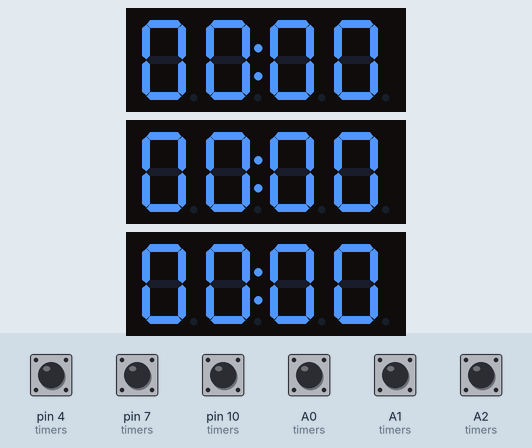
A sketch run on a simulated Arduino Uno, built with avr-gcc and run on an emulated ATmega328P. Parts: 3 × 4-digit seven-segment display. The test bench sets the inputs (shaded band); at power-on: A0 (timers), A1 (timers), A2 (timers), pin 4 (timers), pin 7 (timers), pin 10 (timers) HIGH.

Above: at 1.2 s.
1.3 s: pin 4 (timers) pulled LOW for 0.15 s
At 3.3 s:
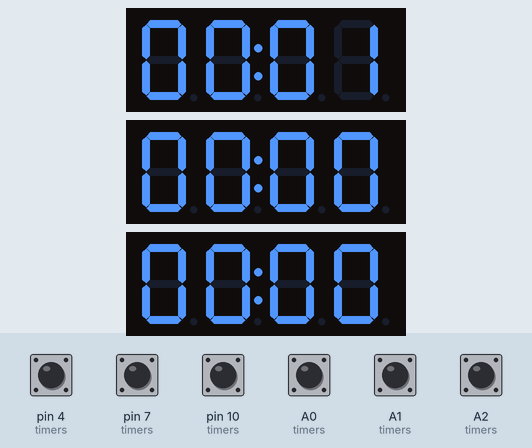
4.4 s: pin 7 (timers) pulled LOW for 0.15 s
At 6.3 s:
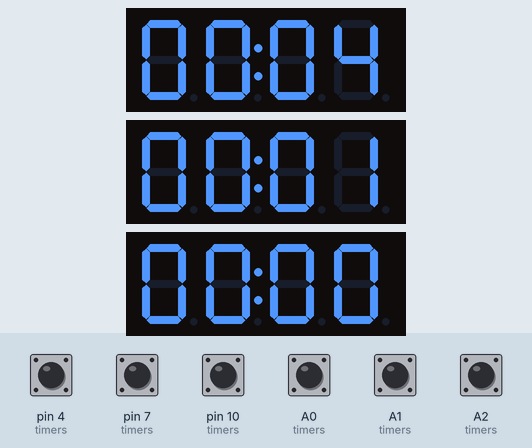
7.5 s: A1 (timers) pulled LOW for 0.15 s
At 8.8 s:
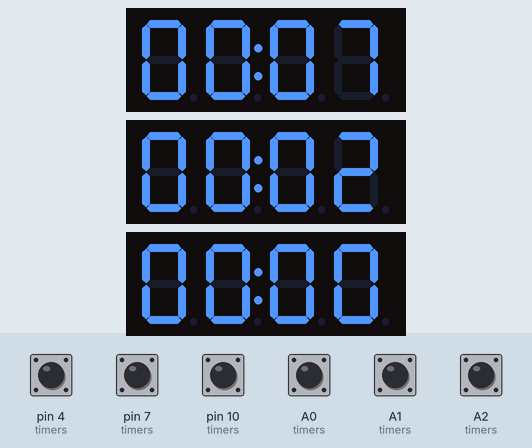
10.6 s: pin 10 (timers) pulled LOW for 0.15 s
At 12.3 s:
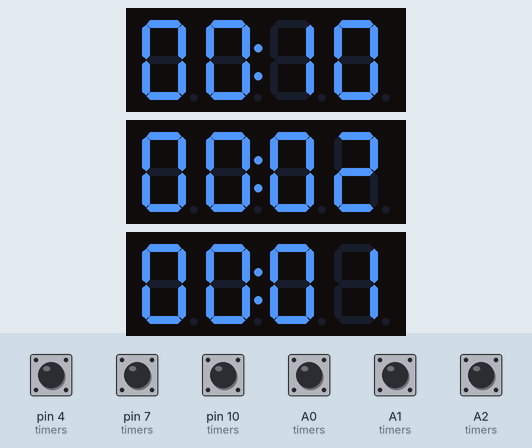
13.7 s: A0 (timers) pulled LOW for 0.15 s
At 15.6 s:
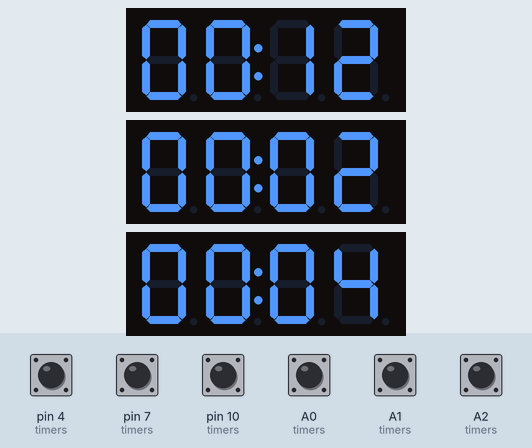
16.8 s: pin 4 (timers) pulled LOW for 1 s
At 18.5 s:
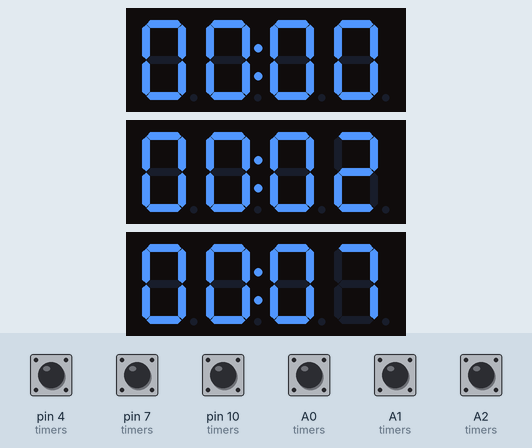
Timing chart, 0 to 20.0 s (numbered marks = the images above; inputs shaded):
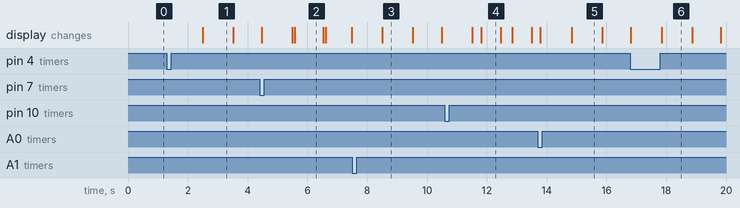

Measured:
- after the input at 1.3 s, the display: changes after 1.2 s (image 1)
- what the display in image 1 shows lasts 1.0 s, from 2.5 s to 3.5 s
- what the display in image 2 shows lasts 0.9 s, from 5.6 s to 6.5 s
- what the display in image 4 shows lasts 0.7 s, from 11.8 s to 12.5 s

The sketch:

Timer.ino
```cpp
#include <Arduino.h>
#include <TM1637Display.h>

// -------- Timer Struct --------
struct TimerUnit {
  TM1637Display display;
  int platePin;
  int buttonPin;
  bool running;
  unsigned long startMillis;
  unsigned long elapsedMillis;
  bool lastButtonState;
  unsigned long buttonPressTime;
};

// -------- Pins for each timer --------
TimerUnit timers[] = {
  { TM1637Display(2, 3), A0, 4, false, 0, 0, HIGH, 0 }, // Timer 1
  { TM1637Display(5, 6), A1, 7, false, 0, 0, HIGH, 0 }, // Timer 2
  { TM1637Display(8, 9), A2, 10, false, 0, 0, HIGH, 0 } // Timer 3
};

const int numTimers = sizeof(timers) / sizeof(timers[0]);
const unsigned long longPressTime = 1000; // ms for reset

// -------- Functions --------
void updateDisplay(TimerUnit &t) {
  unsigned long totalSeconds = t.elapsedMillis / 1000;
  int minutes = totalSeconds / 60;
  int seconds = totalSeconds % 60;
  int displayVal = minutes * 100 + seconds;
  t.display.showNumberDecEx(displayVal, 0b01000000, true); // show MM:SS
}

void handleButton(TimerUnit &t) {
  bool state = digitalRead(t.buttonPin);

  if (t.lastButtonState == HIGH && state == LOW) {
    // Button pressed
    t.buttonPressTime = millis();
  }
  else if (t.lastButtonState == LOW && state == HIGH) {
    // Button released
    unsigned long pressDuration = millis() - t.buttonPressTime;
    if (pressDuration < longPressTime) {
      // Short press = toggle start/pause
      if (!t.running) {
        t.running = true;
        t.startMillis = millis();
      } else {
        t.running = false;
        t.elapsedMillis += millis() - t.startMillis;
      }
    } else {
      // Long press = reset
      t.running = false;
      t.elapsedMillis = 0;
    }
  }
  t.lastButtonState = state;
}

void handlePlate(TimerUnit &t) {
  if (digitalRead(t.platePin) == LOW && t.running) {
    // Plate touched, pause
    t.running = false;
    t.elapsedMillis += millis() - t.startMillis;
  }
}

void setup() {
  for (int i = 0; i < numTimers; i++) {
    pinMode(timers[i].platePin, INPUT_PULLUP);
    pinMode(timers[i].buttonPin, INPUT_PULLUP);
    timers[i].display.setBrightness(0x0f);
    timers[i].display.showNumberDecEx(0, 0b01000000, true);
  }
}

void loop() {
  for (int i = 0; i < numTimers; i++) {
    handleButton(timers[i]);
    handlePlate(timers[i]);

    if (timers[i].running) {
      unsigned long now = millis();
      timers[i].elapsedMillis += (now - timers[i].startMillis);
      timers[i].startMillis = now;
    }

    updateDisplay(timers[i]);
  }
}
```
